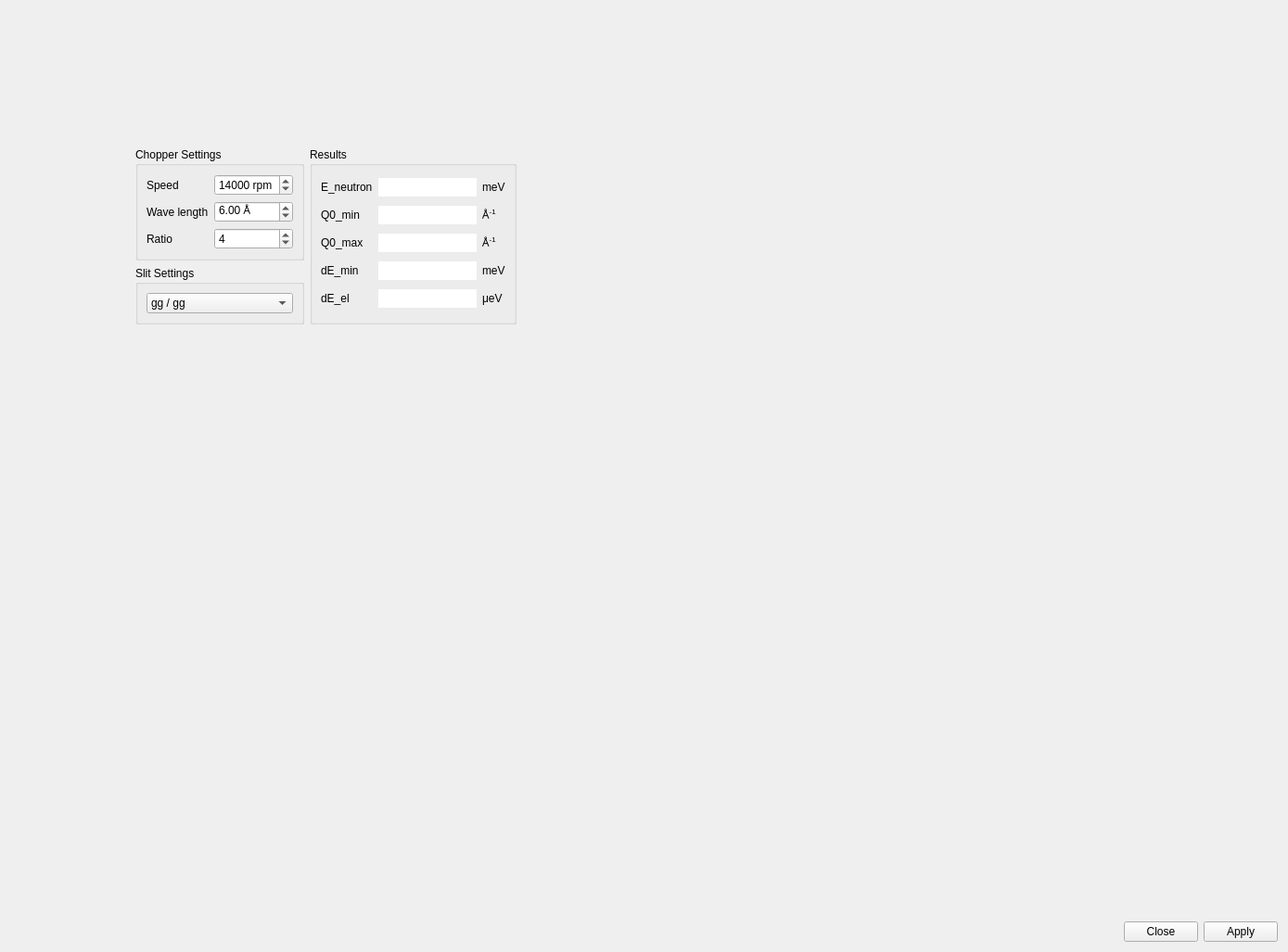
<?xml version="1.0" encoding="UTF-8"?>
<ui version="4.0">
 <class>ResolutionWidget</class>
 <widget class="QWidget" name="ResolutionWidget">
  <property name="geometry">
   <rect>
    <x>0</x>
    <y>0</y>
    <width>1389</width>
    <height>1027</height>
   </rect>
  </property>
  <property name="sizePolicy">
   <sizepolicy hsizetype="Minimum" vsizetype="Minimum">
    <horstretch>0</horstretch>
    <verstretch>0</verstretch>
   </sizepolicy>
  </property>
  <layout class="QGridLayout" name="gridLayout_5">
   <item row="0" column="0">
    <layout class="QGridLayout" name="gridLayout_4">
     <item row="3" column="0">
      <spacer name="horizontalSpacer_2">
       <property name="orientation">
        <enum>Qt::Horizontal</enum>
       </property>
       <property name="sizeHint" stdset="0">
        <size>
         <width>40</width>
         <height>20</height>
        </size>
       </property>
      </spacer>
     </item>
     <item row="1" column="2" rowspan="2">
      <widget class="QGroupBox" name="groupBox_3">
       <property name="title">
        <string>Results</string>
       </property>
       <layout class="QGridLayout" name="gridLayout_3">
        <item row="0" column="0">
         <widget class="QLabel" name="label_4">
          <property name="text">
           <string>E_neutron</string>
          </property>
         </widget>
        </item>
        <item row="0" column="1">
         <widget class="QLineEdit" name="E_neutron">
          <property name="frame">
           <bool>false</bool>
          </property>
          <property name="readOnly">
           <bool>true</bool>
          </property>
         </widget>
        </item>
        <item row="0" column="2">
         <widget class="QLabel" name="label_9">
          <property name="text">
           <string>meV</string>
          </property>
         </widget>
        </item>
        <item row="1" column="0">
         <widget class="QLabel" name="label_5">
          <property name="text">
           <string>Q0_min</string>
          </property>
         </widget>
        </item>
        <item row="1" column="1">
         <widget class="QLineEdit" name="Q0_min">
          <property name="frame">
           <bool>false</bool>
          </property>
          <property name="readOnly">
           <bool>true</bool>
          </property>
         </widget>
        </item>
        <item row="1" column="2">
         <widget class="QLabel" name="label_10">
          <property name="text">
           <string>&lt;html&gt;&lt;head/&gt;&lt;body&gt;&lt;p&gt;Å&lt;span style=&quot; vertical-align:super;&quot;&gt;-1&lt;/span&gt;&lt;/p&gt;&lt;/body&gt;&lt;/html&gt;</string>
          </property>
          <property name="textFormat">
           <enum>Qt::RichText</enum>
          </property>
         </widget>
        </item>
        <item row="2" column="0">
         <widget class="QLabel" name="label_6">
          <property name="text">
           <string>Q0_max</string>
          </property>
         </widget>
        </item>
        <item row="2" column="1">
         <widget class="QLineEdit" name="Q0_max">
          <property name="frame">
           <bool>false</bool>
          </property>
          <property name="readOnly">
           <bool>true</bool>
          </property>
         </widget>
        </item>
        <item row="2" column="2">
         <widget class="QLabel" name="label_14">
          <property name="text">
           <string>&lt;html&gt;&lt;head/&gt;&lt;body&gt;&lt;p&gt;&amp;#x212B;&lt;span style=&quot; vertical-align:super;&quot;&gt;-1&lt;/span&gt;&lt;/p&gt;&lt;/body&gt;&lt;/html&gt;</string>
          </property>
          <property name="textFormat">
           <enum>Qt::RichText</enum>
          </property>
         </widget>
        </item>
        <item row="3" column="0">
         <widget class="QLabel" name="label_7">
          <property name="text">
           <string>dE_min</string>
          </property>
         </widget>
        </item>
        <item row="3" column="1">
         <widget class="QLineEdit" name="dE_min">
          <property name="frame">
           <bool>false</bool>
          </property>
          <property name="readOnly">
           <bool>true</bool>
          </property>
         </widget>
        </item>
        <item row="3" column="2">
         <widget class="QLabel" name="label_12">
          <property name="text">
           <string>meV</string>
          </property>
         </widget>
        </item>
        <item row="4" column="0">
         <widget class="QLabel" name="label_8">
          <property name="text">
           <string>dE_el</string>
          </property>
         </widget>
        </item>
        <item row="4" column="1">
         <widget class="QLineEdit" name="dE_el">
          <property name="frame">
           <bool>false</bool>
          </property>
          <property name="readOnly">
           <bool>true</bool>
          </property>
         </widget>
        </item>
        <item row="4" column="2">
         <widget class="QLabel" name="label_13">
          <property name="text">
           <string>&lt;html&gt;&lt;head/&gt;&lt;body&gt;&lt;p&gt;&amp;mu;eV&lt;/p&gt;&lt;/body&gt;&lt;/html&gt;</string>
          </property>
          <property name="textFormat">
           <enum>Qt::RichText</enum>
          </property>
         </widget>
        </item>
       </layout>
      </widget>
     </item>
     <item row="2" column="1">
      <widget class="QGroupBox" name="groupBox_2">
       <property name="title">
        <string>Slit Settings</string>
       </property>
       <layout class="QGridLayout" name="gridLayout_2">
        <item row="0" column="0">
         <widget class="QComboBox" name="slits">
          <item>
           <property name="text">
            <string>gg / gg</string>
           </property>
          </item>
          <item>
           <property name="text">
            <string>kk / gg</string>
           </property>
          </item>
          <item>
           <property name="text">
            <string>gg / kk</string>
           </property>
          </item>
         </widget>
        </item>
       </layout>
      </widget>
     </item>
     <item row="1" column="3">
      <spacer name="horizontalSpacer">
       <property name="orientation">
        <enum>Qt::Horizontal</enum>
       </property>
       <property name="sizeHint" stdset="0">
        <size>
         <width>40</width>
         <height>20</height>
        </size>
       </property>
      </spacer>
     </item>
     <item row="1" column="1">
      <widget class="QGroupBox" name="groupBox">
       <property name="title">
        <string>Chopper Settings</string>
       </property>
       <layout class="QGridLayout" name="gridLayout">
        <item row="0" column="0">
         <widget class="QLabel" name="label">
          <property name="text">
           <string>Speed</string>
          </property>
         </widget>
        </item>
        <item row="0" column="1">
         <widget class="QSpinBox" name="speed">
          <property name="suffix">
           <string> rpm</string>
          </property>
          <property name="minimum">
           <number>3000</number>
          </property>
          <property name="maximum">
           <number>22000</number>
          </property>
          <property name="singleStep">
           <number>1000</number>
          </property>
          <property name="value">
           <number>14000</number>
          </property>
         </widget>
        </item>
        <item row="1" column="0">
         <widget class="QLabel" name="label_2">
          <property name="text">
           <string>Wave length</string>
          </property>
         </widget>
        </item>
        <item row="1" column="1">
         <widget class="QDoubleSpinBox" name="waveLength">
          <property name="accelerated">
           <bool>true</bool>
          </property>
          <property name="suffix">
           <string> Å</string>
          </property>
          <property name="minimum">
           <double>1.000000000000000</double>
          </property>
          <property name="maximum">
           <double>18.000000000000000</double>
          </property>
          <property name="singleStep">
           <double>0.100000000000000</double>
          </property>
          <property name="value">
           <double>6.000000000000000</double>
          </property>
         </widget>
        </item>
        <item row="2" column="0">
         <widget class="QLabel" name="label_3">
          <property name="text">
           <string>Ratio</string>
          </property>
         </widget>
        </item>
        <item row="2" column="1">
         <widget class="QSpinBox" name="ratio">
          <property name="minimum">
           <number>1</number>
          </property>
          <property name="maximum">
           <number>7</number>
          </property>
          <property name="value">
           <number>4</number>
          </property>
         </widget>
        </item>
       </layout>
      </widget>
     </item>
     <item row="3" column="1">
      <spacer name="verticalSpacer">
       <property name="orientation">
        <enum>Qt::Vertical</enum>
       </property>
       <property name="sizeHint" stdset="0">
        <size>
         <width>20</width>
         <height>40</height>
        </size>
       </property>
      </spacer>
     </item>
     <item row="0" column="3">
      <spacer name="verticalSpacer_2">
       <property name="orientation">
        <enum>Qt::Vertical</enum>
       </property>
       <property name="sizeHint" stdset="0">
        <size>
         <width>20</width>
         <height>40</height>
        </size>
       </property>
      </spacer>
     </item>
    </layout>
   </item>
   <item row="0" column="1">
    <widget class="QWidget" name="drPlot" native="true">
     <property name="sizePolicy">
      <sizepolicy hsizetype="MinimumExpanding" vsizetype="MinimumExpanding">
       <horstretch>0</horstretch>
       <verstretch>0</verstretch>
      </sizepolicy>
     </property>
     <property name="minimumSize">
      <size>
       <width>128</width>
       <height>96</height>
      </size>
     </property>
    </widget>
   </item>
   <item row="1" column="0">
    <widget class="QWidget" name="erPlot" native="true">
     <property name="sizePolicy">
      <sizepolicy hsizetype="MinimumExpanding" vsizetype="MinimumExpanding">
       <horstretch>0</horstretch>
       <verstretch>0</verstretch>
      </sizepolicy>
     </property>
     <property name="minimumSize">
      <size>
       <width>128</width>
       <height>96</height>
      </size>
     </property>
    </widget>
   </item>
   <item row="1" column="1">
    <widget class="QWidget" name="rPlot" native="true">
     <property name="sizePolicy">
      <sizepolicy hsizetype="MinimumExpanding" vsizetype="MinimumExpanding">
       <horstretch>0</horstretch>
       <verstretch>0</verstretch>
      </sizepolicy>
     </property>
     <property name="minimumSize">
      <size>
       <width>128</width>
       <height>96</height>
      </size>
     </property>
    </widget>
   </item>
   <item row="2" column="0" colspan="2">
    <widget class="QDialogButtonBox" name="buttonBox">
     <property name="standardButtons">
      <set>QDialogButtonBox::Apply|QDialogButtonBox::Close</set>
     </property>
    </widget>
   </item>
  </layout>
 </widget>
 <resources/>
 <connections>
  <connection>
   <sender>ResolutionWidget</sender>
   <signal>destroyed()</signal>
   <receiver>ResolutionWidget</receiver>
   <slot>close()</slot>
   <hints>
    <hint type="sourcelabel">
     <x>3</x>
     <y>2</y>
    </hint>
    <hint type="destinationlabel">
     <x>5</x>
     <y>67</y>
    </hint>
   </hints>
  </connection>
 </connections>
</ui>
